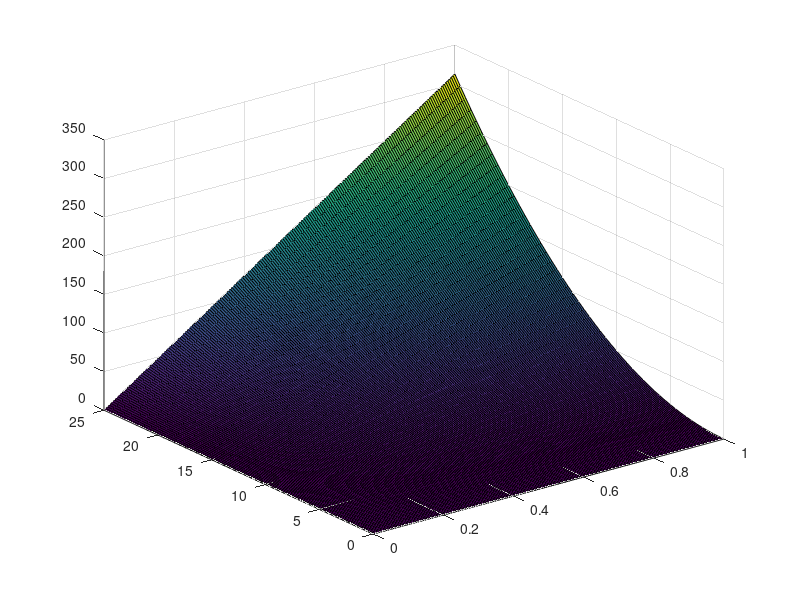

Write the MATLAB code that produced this figure.
%Script by Ron Dias for Engg 10
%EK_Script
%% Clear Previous Data such as variables and command window
clear;clc;
%% Sets Variable
[mass,velocity] = meshgrid(0:0.5:100,0:.5:25);
mass=mass/100;%Convert to kg
KE=1/2*mass.*velocity.^2;

%% Display/Calculations
disp('===============================================');

disp('Check Plot Window');
surf(mass,velocity,KE)
disp('===============================================');